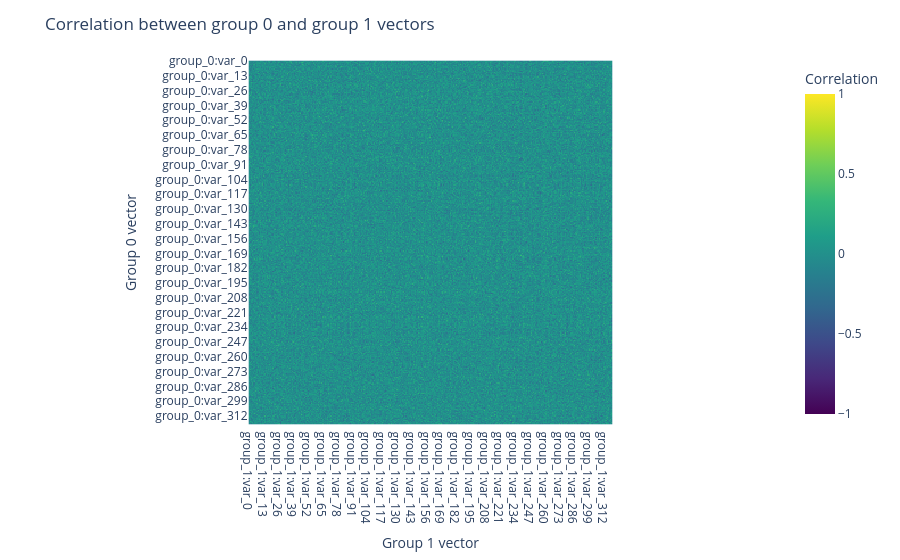

Notebook code for this chart:
### Code cell
# Compare group 0 vectors to group 1 vectors
group0 = flat_codes[0:num_vars]
group1 = flat_codes[num_vars:2 * num_vars]

concatenated = np.concatenate([group0, group1], axis=0)
corr_matrix = np.corrcoef(concatenated, rowvar=True)[:num_vars, num_vars:]

group0_labels = [f"group_0:var_{v}" for v in range(num_vars)]
group1_labels = [f"group_1:var_{v}" for v in range(num_vars)]

fig = px.imshow(
    corr_matrix,
    x=group1_labels,
    y=group0_labels,
    labels={
        "x": "Group 1 vector",
        "y": "Group 0 vector",
        "color": "Correlation",
    },
    color_continuous_scale="Viridis",
    zmin=-1,
    zmax=1,
)
fig.update_layout(title="Correlation between group 0 and group 1 vectors")
fig.show()

### Figure 1 — Plotly figure (JSON) as saved in the notebook; plotly's stock layout.template omitted (floating-point values rounded to 4 significant figures; data arrays with more than 128 entries replaced by an {"elided": "..."} marker saying what was removed)
{"data": [{"coloraxis": "coloraxis", "hovertemplate": "Group 1 vector: %{x}<br>Group 0 vector: %{y}<br>Correlation: %{z}<extra></extra>", "name": "0", "type": "heatmap", "x": {"elided": "320 str values"}, "xaxis": "x", "y": {"elided": "320 str values"}, "yaxis": "y", "z": {"elided": "320x320 float values"}}], "layout": {"coloraxis": {"cmax": 1, "cmin": -1, "colorbar": {"title": {"text": "Correlation"}}, "colorscale": [[0, "#440154"], [0.1111, "#482878"], [0.2222, "#3e4989"], [0.3333, "#31688e"], [0.4444, "#26828e"], [0.5556, "#1f9e89"], [0.6667, "#35b779"], [0.7778, "#6ece58"], [0.8889, "#b5de2b"], [1, "#fde725"]]}, "margin": {"t": 60}, "title": {"text": "Correlation between group 0 and group 1 vectors"}, "xaxis": {"anchor": "y", "constrain": "domain", "domain": [0, 1], "scaleanchor": "y", "title": {"text": "Group 1 vector"}}, "yaxis": {"anchor": "x", "autorange": "reversed", "constrain": "domain", "domain": [0, 1], "title": {"text": "Group 0 vector"}}}}
